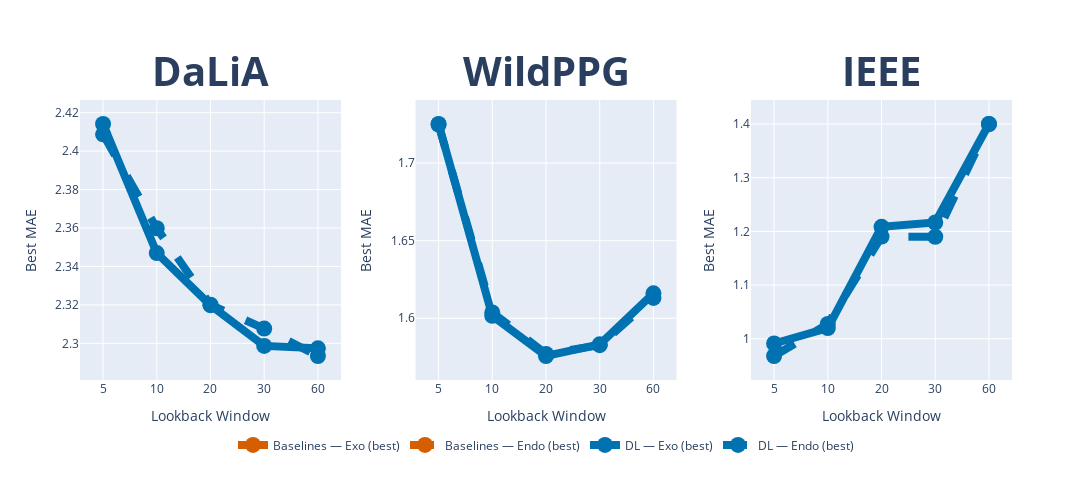

This figure's notebook cell:
### Code cell
from src.constants import (
    BASELINES,
    DL,
    model_colors,
)

use_std = False

TITLE_SIZE = 22 * 2
AXIS_TITLE_SIZE = 40
TICK_SIZE = 32
LEGEND_SIZE = 40
LINE_WIDTH = 8
MARKER_SIZE = 16
LINE_OPACITY = 0.9

SUBPLOT_TITLE_SIZE = 40
LEGEND_Y = -0.18

titles = [f"<b>{dataset_to_name[d]}</b>" for d in datasets]
fig = make_subplots(
    rows=1, cols=len(datasets), subplot_titles=titles, horizontal_spacing=0.08
)


for j, dataset in enumerate(datasets, start=1):

    exo_mean, exo_std, endo_mean, endo_std = dataset_metrics[dataset]

    # best per horizon for baselines and DL
    exo_bl_df = get_df(
        look_back_window, exo_mean, exo_std, dataset, BASELINES, metric, pw
    )
    endo_bl_df = get_df(
        look_back_window, endo_mean, endo_std, dataset, BASELINES, metric, pw
    )
    exo_dl_df = get_df(look_back_window, exo_mean, exo_std, dataset, DL, metric, pw)
    endo_dl_df = get_df(
        look_back_window, endo_mean, endo_std, dataset, DL, metric, pw
    )

    # make indices match horizons (1,3,5,10,20) for clarity
    for _df in (exo_bl_df, endo_bl_df, exo_dl_df, endo_dl_df):
        _df.index = look_back_window

    x = look_back_window
    x_labels = [str(x_val) for x_val in look_back_window]
    bl_color = model_colors["baseline"]
    dl_color = model_colors["dl"]
    showlegend = j == 1

    def add_line(x, y, stds, name, color, dash):
        fig.add_trace(
            go.Scatter(
                x=x,
                y=y,
                mode="lines+markers",
                line=dict(width=LINE_WIDTH, color=color, dash=dash),
                marker=dict(size=MARKER_SIZE),
                name=name,
                showlegend=showlegend,
                error_y=(
                    dict(type="data", array=stds, visible=True) if use_std else None
                ),
            ),
            row=1,
            col=j,
        )

    # Baselines: Exo solid, Endo dashed
    add_line(
        x,
        exo_bl_df["means"].values,
        exo_bl_df["stds"].values,
        "Baselines — Exo (best)",
        bl_color,
        "solid",
    )
    add_line(
        x,
        endo_bl_df["means"].values,
        endo_bl_df["stds"].values,
        "Baselines — Endo (best)",
        bl_color,
        "dash",
    )

    # DL: Exo solid, Endo dashed
    add_line(
        x,
        exo_dl_df["means"].values,
        exo_dl_df["stds"].values,
        "DL — Exo (best)",
        dl_color,
        "solid",
    )
    add_line(
        x,
        endo_dl_df["means"].values,
        endo_dl_df["stds"].values,
        "DL — Endo (best)",
        dl_color,
        "dash",
    )

    # axes
    fig.update_xaxes(
        title_text="Lookback Window",
        type="category",
        categoryorder="array",
        categoryarray=x_labels,
        row=1,
        col=j,
    )
    fig.update_yaxes(title_text=f"Best {metric}", row=1, col=j)

# layout & legend
fig.update_annotations(font=dict(size=SUBPLOT_TITLE_SIZE))
fig.update_layout(
    legend=dict(
        orientation="h", x=0.5, xanchor="center", y=LEGEND_Y, yanchor="top"
    ),
    margin=dict(b=120),
)
fig.update_xaxes(title_font=dict(size=14))
fig.update_yaxes(title_font=dict(size=14))

subplot_size = 500  # pixels per subplot
rows = 1
cols = len(datasets)

total_width = cols * subplot_size
total_height = rows * subplot_size

fig.update_layout(
    width=total_width,
    height=total_height,
)

fig.show()

### Figure 1 — Plotly figure (JSON) as saved in the notebook; plotly's stock layout.template omitted (floating-point values rounded to 4 significant figures)
{"data": [{"line": {"color": "#D55E00", "dash": "solid", "width": 8}, "marker": {"size": 16}, "mode": "lines+markers", "name": "Baselines — Exo (best)", "showlegend": true, "type": "scatter", "x": [5, 10, 20, 30, 60], "xaxis": "x", "y": [Infinity, Infinity, Infinity, Infinity, Infinity], "yaxis": "y"}, {"line": {"color": "#D55E00", "dash": "dash", "width": 8}, "marker": {"size": 16}, "mode": "lines+markers", "name": "Baselines — Endo (best)", "showlegend": true, "type": "scatter", "x": [5, 10, 20, 30, 60], "xaxis": "x", "y": [Infinity, Infinity, Infinity, Infinity, Infinity], "yaxis": "y"}, {"line": {"color": "#0072B2", "dash": "solid", "width": 8}, "marker": {"size": 16}, "mode": "lines+markers", "name": "DL — Exo (best)", "showlegend": true, "type": "scatter", "x": [5, 10, 20, 30, 60], "xaxis": "x", "y": [2.414, 2.347, 2.32, 2.299, 2.297], "yaxis": "y"}, {"line": {"color": "#0072B2", "dash": "dash", "width": 8}, "marker": {"size": 16}, "mode": "lines+markers", "name": "DL — Endo (best)", "showlegend": true, "type": "scatter", "x": [5, 10, 20, 30, 60], "xaxis": "x", "y": [2.409, 2.36, 2.32, 2.308, 2.293], "yaxis": "y"}, {"line": {"color": "#D55E00", "dash": "solid", "width": 8}, "marker": {"size": 16}, "mode": "lines+markers", "name": "Baselines — Exo (best)", "showlegend": false, "type": "scatter", "x": [5, 10, 20, 30, 60], "xaxis": "x2", "y": [Infinity, Infinity, Infinity, Infinity, Infinity], "yaxis": "y2"}, {"line": {"color": "#D55E00", "dash": "dash", "width": 8}, "marker": {"size": 16}, "mode": "lines+markers", "name": "Baselines — Endo (best)", "showlegend": false, "type": "scatter", "x": [5, 10, 20, 30, 60], "xaxis": "x2", "y": [Infinity, Infinity, Infinity, Infinity, Infinity], "yaxis": "y2"}, {"line": {"color": "#0072B2", "dash": "solid", "width": 8}, "marker": {"size": 16}, "mode": "lines+markers", "name": "DL — Exo (best)", "showlegend": false, "type": "scatter", "x": [5, 10, 20, 30, 60], "xaxis": "x2", "y": [1.725, 1.602, 1.576, 1.583, 1.616], "yaxis": "y2"}, {"line": {"color": "#0072B2", "dash": "dash", "width": 8}, "marker": {"size": 16}, "mode": "lines+markers", "name": "DL — Endo (best)", "showlegend": false, "type": "scatter", "x": [5, 10, 20, 30, 60], "xaxis": "x2", "y": [1.725, 1.604, 1.577, 1.583, 1.613], "yaxis": "y2"}, {"line": {"color": "#D55E00", "dash": "solid", "width": 8}, "marker": {"size": 16}, "mode": "lines+markers", "name": "Baselines — Exo (best)", "showlegend": false, "type": "scatter", "x": [5, 10, 20, 30, 60], "xaxis": "x3", "y": [Infinity, Infinity, Infinity, Infinity, Infinity], "yaxis": "y3"}, {"line": {"color": "#D55E00", "dash": "dash", "width": 8}, "marker": {"size": 16}, "mode": "lines+markers", "name": "Baselines — Endo (best)", "showlegend": false, "type": "scatter", "x": [5, 10, 20, 30, 60], "xaxis": "x3", "y": [Infinity, Infinity, Infinity, Infinity, Infinity], "yaxis": "y3"}, {"line": {"color": "#0072B2", "dash": "solid", "width": 8}, "marker": {"size": 16}, "mode": "lines+markers", "name": "DL — Exo (best)", "showlegend": false, "type": "scatter", "x": [5, 10, 20, 30, 60], "xaxis": "x3", "y": [0.9912, 1.02, 1.209, 1.217, 1.4], "yaxis": "y3"}, {"line": {"color": "#0072B2", "dash": "dash", "width": 8}, "marker": {"size": 16}, "mode": "lines+markers", "name": "DL — Endo (best)", "showlegend": false, "type": "scatter", "x": [5, 10, 20, 30, 60], "xaxis": "x3", "y": [0.9679, 1.027, 1.19, 1.19, 1.4], "yaxis": "y3"}], "layout": {"annotations": [{"font": {"size": 40}, "showarrow": false, "text": "<b>DaLiA</b>", "x": 0.14, "xanchor": "center", "xref": "paper", "y": 1, "yanchor": "bottom", "yref": "paper"}, {"font": {"size": 40}, "showarrow": false, "text": "<b>WildPPG</b>", "x": 0.5, "xanchor": "center", "xref": "paper", "y": 1, "yanchor": "bottom", "yref": "paper"}, {"font": {"size": 40}, "showarrow": false, "text": "<b>IEEE</b>", "x": 0.86, "xanchor": "center", "xref": "paper", "y": 1, "yanchor": "bottom", "yref": "paper"}], "height": 500, "legend": {"orientation": "h", "x": 0.5, "xanchor": "center", "y": -0.18, "yanchor": "top"}, "margin": {"b": 120}, "width": 1500, "xaxis": {"anchor": "y", "categoryarray": ["5", "10", "20", "30", "60"], "categoryorder": "array", "domain": [0, 0.28], "title": {"font": {"size": 14}, "text": "Lookback Window"}, "type": "category"}, "xaxis2": {"anchor": "y2", "categoryarray": ["5", "10", "20", "30", "60"], "categoryorder": "array", "domain": [0.36, 0.64], "title": {"font": {"size": 14}, "text": "Lookback Window"}, "type": "category"}, "xaxis3": {"anchor": "y3", "categoryarray": ["5", "10", "20", "30", "60"], "categoryorder": "array", "domain": [0.72, 1], "title": {"font": {"size": 14}, "text": "Lookback Window"}, "type": "category"}, "yaxis": {"anchor": "x", "domain": [0, 1], "title": {"font": {"size": 14}, "text": "Best MAE"}}, "yaxis2": {"anchor": "x2", "domain": [0, 1], "title": {"font": {"size": 14}, "text": "Best MAE"}}, "yaxis3": {"anchor": "x3", "domain": [0, 1], "title": {"font": {"size": 14}, "text": "Best MAE"}}}}
